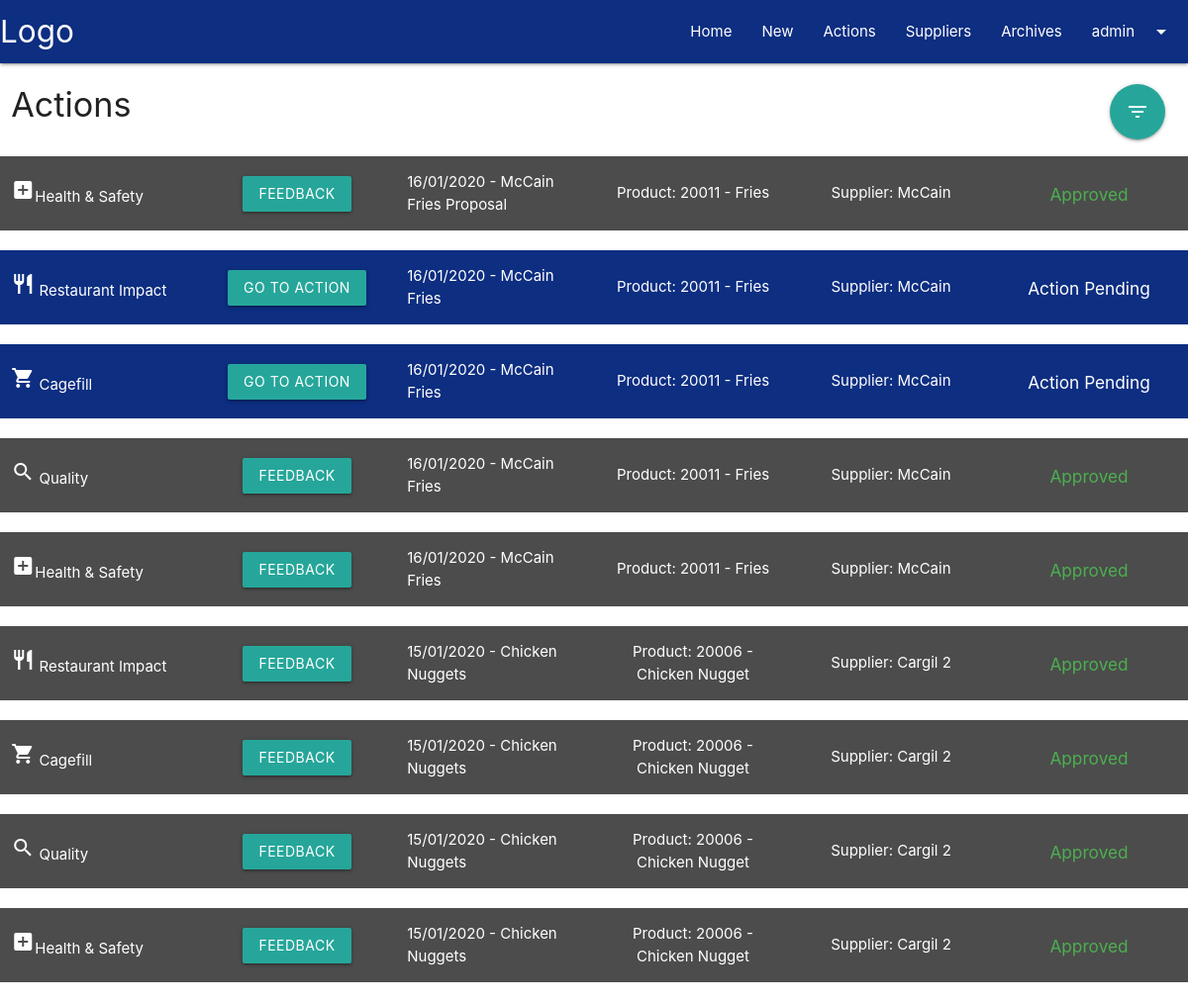
Screenshot of /action/outstanding (signed in) with the database file from the repository.
### tracker/models.py (models this page shows, shortened)
class User(UserMixin, db.Model):
    id = db.Column(db.Integer, primary_key=True)
    username = db.Column(db.String(50), unique=True)
    password = db.Column(db.String(80))
    user_type = db.Column(db.Integer)
    admin = db.Column(db.Boolean, default=False)
    requests_created = db.relationship('Posts',
                               foreign_keys='Posts.user_id',
                               backref='published_by',
                               lazy=True)
    @property
    def unhashed_password(self):
        raise AttributeError('Cannot view unhashed password!')

class Actions(db.Model):
    id = db.Column(db.Integer, primary_key=True)
    posts_id = db.Column(db.Integer, db.ForeignKey('posts.id'),
        nullable=False)
    stage = db.Column(db.Integer)
    created_by = db.Column(db.Integer, db.ForeignKey('user.id'))
    created_on = db.Column(db.DateTime, nullable=False,
        default=datetime.utcnow)
    content = db.Column(db.Text, nullable=True)
    image = db.Column(db.String(80), nullable=True)
    layer_type = db.Column(db.String(50), nullable=True)
    case_per_layer = db.Column(db.Integer, default=0)
    total_layers = db.Column(db.Integer, default=0)
    total_cases = db.Column(db.Integer, default=0)
    ex_layer_type = db.Column(db.String(50), nullable=True)
    ex_case_per_layer = db.Column(db.Integer, default=0)
    ex_total_layers = db.Column(db.Integer, default=0)
    ex_total_cases = db.Column(db.Integer, default=0)
    approval = db.Column(db.Integer, nullable=True)
    approved_by = db.Column(db.Integer, db.ForeignKey('user.id'))
    approved_on = db.Column(db.DateTime, nullable=True)
    feedback = db.Column(db.Text, nullable=True)

class Posts(db.Model):
    id = db.Column(db.Integer, primary_key=True)
    title = db.Column(db.String(80), nullable=False)
    date_posted = db.Column(db.DateTime, nullable=False,
        default=datetime.utcnow)
    user_id = db.Column(db.Integer, db.ForeignKey('user.id'))
    content = db.Column(db.Text, nullable=True)
    supplier_id = db.Column(db.Integer, db.ForeignKey('suppliers.id'),
        nullable=False)
    contact_name = db.Column(db.String(50))
    new_product = db.Column(db.Boolean, default=False)
    product_number = db.Column(db.Integer)
    product_name = db.Column(db.String(80), nullable=False)
    product_type = db.Column(db.String(50), nullable=False)
    product_length = db.Column(db.Integer)
    product_width = db.Column(db.Integer)
    product_height =db.Column(db.Integer)
    product_weight = db.Column(db.Float)
    case_orientation = db.Column(db.Boolean, default=False)
    units_per_case = db.Column(db.Float)
    inners_per_case = db.Column(db.Float)
    ex_product_length = db.Column(db.Integer)
    ex_product_width = db.Column(db.Integer)
    ex_product_height =db.Column(db.Integer)
    ex_product_weight = db.Column(db.Float)
    ex_case_orientation = db.Column(db.Boolean, default=False)
    ex_units_per_case = db.Column(db.Float)
    ex_inners_per_case = db.Column(db.Float)
    healthandsafety = db.Column(db.Integer, default=0)
    quality = db.Column(db.Integer, default=0)
    cagefill = db.Column(db.Integer, default=0)
    restaurantimpact = db.Column(db.Integer, default=0)
    status = db.Column(db.String(20), nullable=True)
    complete = db.Column(db.Boolean, default=False)
    actions = db.relationship(
        'Actions',
        foreign_keys='Actions.posts_id',
        backref='action_post',
        lazy=True
    )

class Suppliers(db.Model):
    id = db.Column(db.Integer, primary_key=True)
    supplier_name = db.Column(db.String(80), nullable=False)
    display = db.Column(db.Boolean, default=True)
    suppliers = db.relationship(
        'Posts',
        foreign_keys='Posts.supplier_id',
        backref='supplier',
        lazy=True
    )

### tracker/routes/action.py (the view)
@action.route('/action/outstanding')
@login_required
def action_outstanding():
    if current_user.user_type == 0:
        actions = \
            Actions.query.order_by(Actions.created_on.desc()).all()
    else:
        actions = \
            Actions.query.filter_by(stage=int(current_user.user_type)).order_by(Actions.created_on.desc()).all()
    if not actions:
        flash("There are no outstanding actions", 'information')
    return render_template('action_outstanding.html', actions=actions)

### tracker/__init__.py (called while the page is built)
def create_app(config_file='settings.py'):
    app = Flask(__name__)
    app.config.from_pyfile(config_file)
    db.init_app(app)
    login_manager.init_app(app)
    login_manager.login_view = 'auth.login'
    @login_manager.user_loader
    def load_user(user_id):
        return User.query.get(user_id)
    app.register_blueprint(main)
    app.register_blueprint(auth)
    app.register_blueprint(supplier)
    app.register_blueprint(action)
    app.cli.add_command(create_tables)
    return app

### tracker/templates/action_outstanding.html (shortened to what this page needs)
{% extends 'base.html' %}  {% block content %}
<div class="container-fluid">
    <div class="row">
        <div class="col s12">
            <h4 class="branded-title">Actions</h4>
        </div>
    </div>
</div>
{% if current_user.user_type in (1,2,3,4) %}
<a id="action-toggle" class="btn-floating btn-large tooltipped" data-position="left" data-tooltip="Toggle Complete Actions" href="#">
<div class="container-fluid">
    {% for action in actions %}
    <div class="row">
        <div class="col hide-on-small-and-down m2">
            {% if action.stage == 1 %}
            <p><i class="material-icons">add_box</i>Health & Safety</p>
            {% elif action.stage == 2 %}
            <p><i class="material-icons">search</i> Quality</p>
            {% elif action.stage == 3 %}
            <p><i class="material-icons">shopping_cart</i> Cagefill</p>
            {% else %}
            <p><i class="material-icons">restaurant</i> Restaurant Impact</p>
            {% endif %}
        </div>
        <div class="col s5 m3 l2 center">
            <a class="btn waves-effect waves-light" href="{{ url_for('action.action_answer', action_id=action.id) }}">Go To Action</a>
        </div>
        <div class="col s3 l2">
            <p>{{ action.created_on.strftime('%d/%m/%Y') }} - {{ action.action_post.title }}</p>
        </div>
        <div class="col hide-on-med-and-down l2 center">
            <p>Product: {{ action.action_post.product_number }} - {{ action.action_post.product_name }}</p>
        </div>
        <div class="col hide-on-med-and-down l2 center">
            <p>Supplier: {{ action.action_post.supplier.supplier_name }}</p>
        </div>
        <div class="col s4 l2 center">
            {% if action.approval == 1 %}
            <h6 class="red-text">Rejected</h6>
            {% elif action.approval == 2 %}
            <h6 class="yellow-text">Further information</h6>
            {% elif action.approval == 3 %}
            <h6 class="green-text">Approved</h6>
            {% else %}
            <h6>Action Pending</h6>
            {% endif %}
        </div>
    </div>
    {% endfor %}
</div>
{% else %}
<div class="container-fluid">
    {% for action in actions %} {% if action.approval == None %}
    <div class="row branded-blue text-white valign-wrapper">
        <div class="col hide-on-small-and-down m2">
            {% if action.stage == 1 %}
            <p><i class="material-icons">add_box</i>Health & Safety</p>
            {% elif action.stage == 2 %}
            <p><i class="material-icons">search</i> Quality</p>
            {% elif action.stage == 3 %}
            <p><i class="material-icons">shopping_cart</i> Cagefill</p>
            {% else %}
            <p><i class="material-icons">restaurant</i> Restaurant Impact</p>
            {% endif %}
        </div>
        <div class="col s5 m3 l2 center">
            <a class="btn waves-effect waves-light" href="{{ url_for('action.action_edit', action_id=action.id) }}">Go to Action</a>
        </div>
        <div class="col s3 l2">
            <p>{{ action.created_on.strftime('%d/%m/%Y') }} - {{ action.action_post.title }}</p>
        </div>
        <div class="col hide-on-med-and-down l2 center">
            <p>Product: {{ action.action_post.product_number }} - {{ action.action_post.product_name }}</p>
        </div>
        <div class="col hide-on-med-and-down l2 center">
            <p>Supplier: {{ action.action_post.supplier.supplier_name }}</p>
        </div>
        <div class="col s4 l2 center">
            {% if action.approval == 1 %}
            <h6 class="red-text">Rejected</h6>
            {% elif action.approval == 2 %}
            <h6 class="yellow-text">Further information</h6>
            {% elif action.approval == 3 %}
            <h6 class="green-text">Approved</h6>
            {% else %}
            <h6>Action Pending</h6>
            {% endif %}
        </div>
    </div>
    {% else %}
    <div class="row branded-grey text-white valign-wrapper action-toggle">
        <div class="col hide-on-small-and-down m2">
            {% if action.stage == 1 %}
            <p><i class="material-icons">add_box</i>Health & Safety</p>
            {% elif action.stage == 2 %}
            <p><i class="material-icons">search</i> Quality</p>
            {% elif action.stage == 3 %}
            <p><i class="material-icons">shopping_cart</i> Cagefill</p>
            {% else %}
            <p><i class="material-icons">restaurant</i> Restaurant Impact</p>
            {% endif %}
        </div>
        <div class="col s5 m3 l2 center">
            <a class="btn waves-effect waves-light modal-trigger" href="#modal{{ action.id }}">Feedback</a>
        </div>
        <div class="col s3 l2">
            <p>{{ action.created_on.strftime('%d/%m/%Y') }} - {{ action.action_post.title }}</p>
        </div>
        <div class="col hide-on-med-and-down l2 center">
            <p>Product: {{ action.action_post.product_number }} - {{ action.action_post.product_name }}</p>
        </div>
        <div class="col hide-on-med-and-down l2 center">
            <p>Supplier: {{ action.action_post.supplier.supplier_name }}</p>
        </div>
        <div class="col s4 l2 center">
            {% if action.approval == 1 %}
            <h6 class="red-text">Rejected</h6>
            {% elif action.approval == 2 %}
            <h6 class="yellow-text">Further information</h6>
            {% elif action.approval == 3 %}
            <h6 class="green-text">Approved</h6>
            {% else %}
            <h6>Action Pending</h6>
            {% endif %}
        </div>
    </div>
    {% endif %} {% endfor %} {% endif %}
    <div class="fixed-action-btn">
        <a id="action-toggle" class="btn-floating btn-large tooltipped" data-position="left" data-tooltip="Toggle Complete Actions" href="#">
            <i class="material-icons left">filter_list</i>
        </a>
    </div>
</div>
{% endblock content %}

### tracker/templates/base.html (shortened to what this page needs)
<!DOCTYPE html>
<html>
<head>
    <link rel="stylesheet" href="https://cdnjs.cloudflare.com/ajax/libs/materialize/1.0.0/css/materialize.min.css">
    <link rel="stylesheet" href="{{ url_for('static', filename='css/main.css') }}" type="text/css" />
</head>
<body>
    <div class="navbar-fixed">
        <nav>
            <div class="nav-wrapper branded-blue">
                <a href="{{ url_for('main.index') }}" class="brand-logo">Logo</a>
                <ul class="right hide-on-med-and-down">
                    <li><a href="{{ url_for('main.index') }}">Home</a></li>
                    <li><a href="{{ url_for('main.add_request') }}">New</a></li>
                    <li><a href="{{ url_for('action.action_outstanding') }}">Actions</a></li>
                    <li><a href="{{ url_for('supplier.suppliers') }}">Suppliers</a></li>
                    <li><a href="{{ url_for('main.archives') }}">Archives</a></li>
                    <li><a class="dropdown-trigger" href="#!" data-target="dropdown1">
                        {% if current_user.is_authenticated %}{{ current_user.username }}{% else %}Login/Register{% endif %}
                        <i class="material-icons right">arrow_drop_down</i>
                    </a></li>
                </ul>
            </div>
        </nav>
    </div>
    {% block content %} {% endblock %}
</body>
</html>

### tracker/static/css/main.css (style rules this page uses)
.branded-blue { background-color: #0d2e81; }
.branded-grey { background-color: #4c4c4c; }
.text-white { color: #fff; }
.fixed-action-btn { top: 85px; bottom: auto; }

### rows the page displays
User: username "admin"
Actions: stage 1 (drawn), created_on "16/01/2020", action_post "McCain Fries Proposal", action_post.product_number "20011", action_post.product_name "Fries", action_post.supplier.supplier_name "McCain", approval "Approved"
Actions: stage "Restaurant Impact", created_on "16/01/2020", action_post "McCain Fries", action_post.product_number "20011", action_post.product_name "Fries", action_post.supplier.supplier_name "McCain", shows "Action Pending"
Actions: stage 3 (drawn), created_on "16/01/2020", action_post "McCain Fries", action_post.product_number "20011", action_post.product_name "Fries", action_post.supplier.supplier_name "McCain", shows "Action Pending"
Actions: stage 2 (drawn), created_on "16/01/2020", action_post "McCain Fries", action_post.product_number "20011", action_post.product_name "Fries", action_post.supplier.supplier_name "McCain", approval "Approved"
Actions: stage 1 (drawn), created_on "16/01/2020", action_post "McCain Fries", action_post.product_number "20011", action_post.product_name "Fries", action_post.supplier.supplier_name "McCain", approval "Approved"
Actions: stage "Restaurant Impact", created_on "15/01/2020", action_post "Chicken Nuggets", action_post.product_number "20006", action_post.product_name "Chicken Nugget", action_post.supplier.supplier_name "Cargil 2", approval "Approved"
Actions: stage 3 (drawn), created_on "15/01/2020", action_post "Chicken Nuggets", action_post.product_number "20006", action_post.product_name "Chicken Nugget", action_post.supplier.supplier_name "Cargil 2", approval "Approved"
Actions: stage 2 (drawn), created_on "15/01/2020", action_post "Chicken Nuggets", action_post.product_number "20006", action_post.product_name "Chicken Nugget", action_post.supplier.supplier_name "Cargil 2", approval "Approved"
Actions: stage 1 (drawn), created_on "15/01/2020", action_post "Chicken Nuggets", action_post.product_number "20006", action_post.product_name "Chicken Nugget", action_post.supplier.supplier_name "Cargil 2", approval "Approved"
